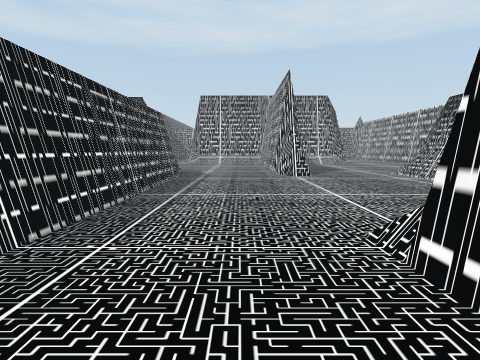
View 1 (above)

17 first-person views from a walk through a 3-D level made in the Unity game engine. The camera is 1.4 m above the floor, tilts 6° down and sees 80° across. The floor is counted in squares, 2 m on a side. Each view is taken from the middle of a square. On the plan, view 1 faces up. The plan holds only what a view shows up to about 10 squares ahead; the rest is blank. The place goes on beyond the plan. The player is left out.

View 2
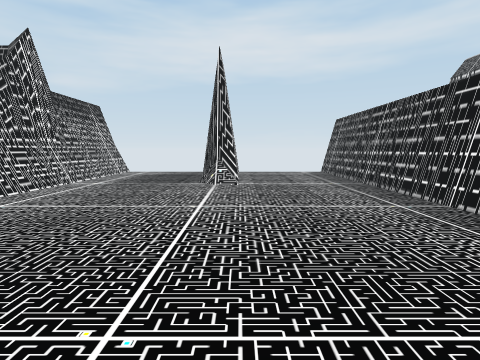

View 3
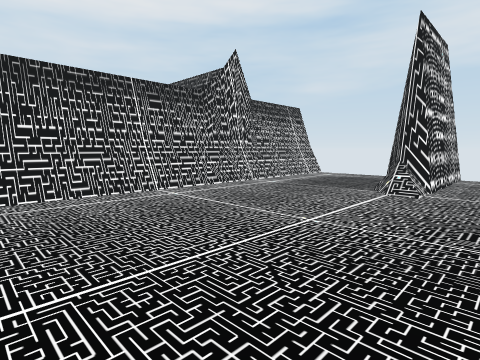

View 4
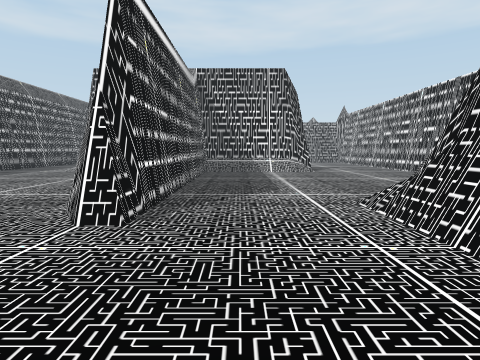

View 5
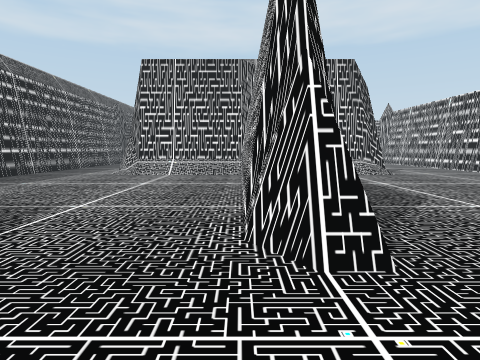

View 6
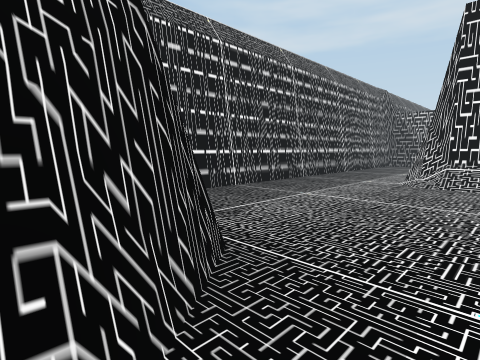

View 7
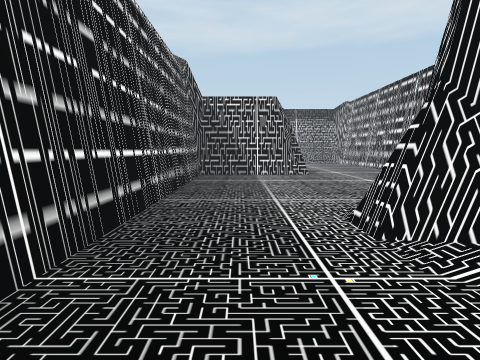

View 8
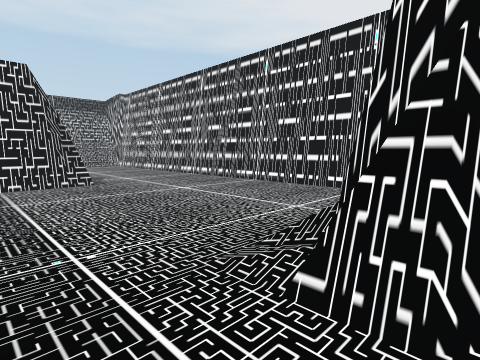

View 9
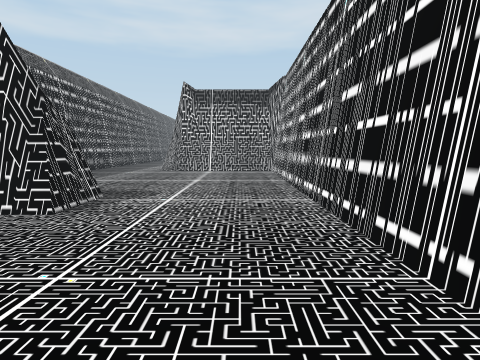

View 10
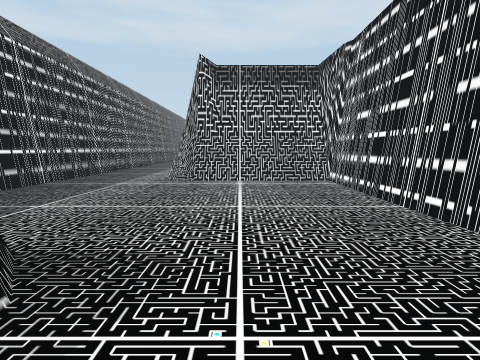

View 11
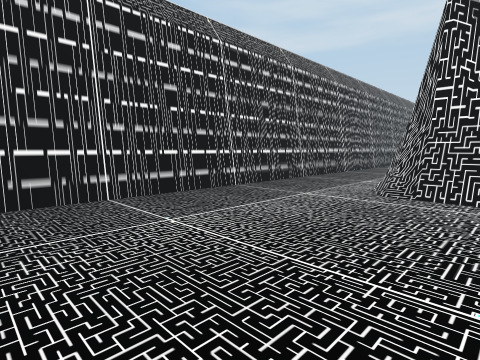

View 12
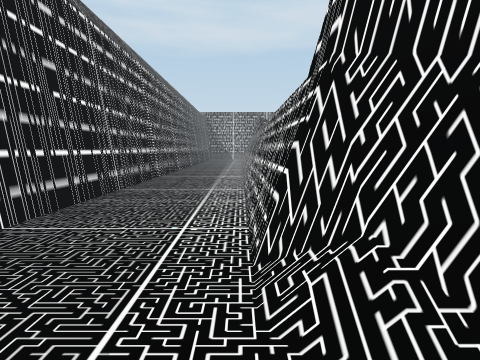

View 13
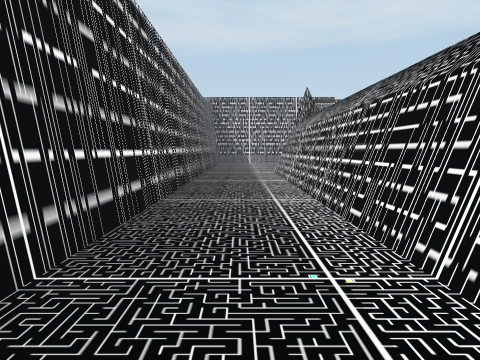

View 14
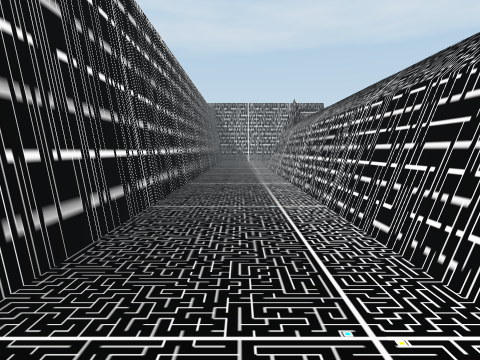

View 15
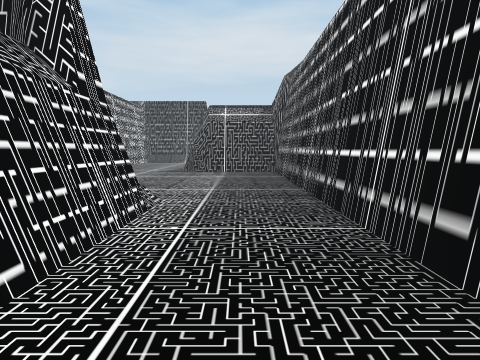

View 16
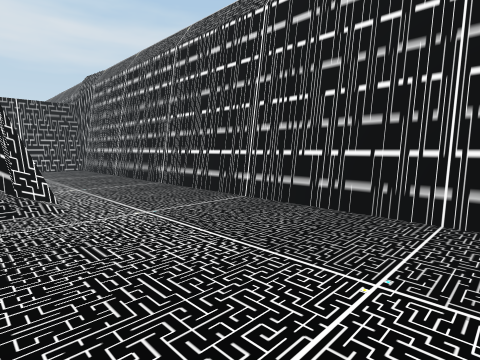

View 17
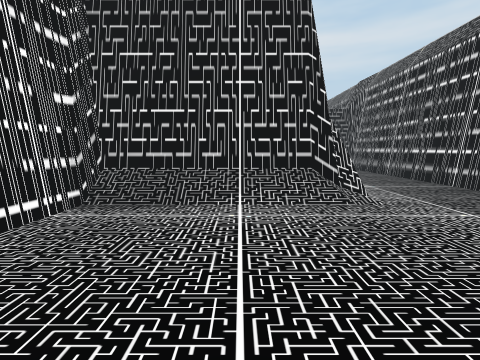

### Floor plan
Key: @ floor where view 1 was taken; # wall or solid block; x gap in a wall; . floor; / step, stairs or slope.
Columns run from 6 left of view 1 to 9 right of it. Each row starts with its distance up from view 1.
 43 #...
 42 #..#
 41 #..#
 40 #..#
 39 #..#
 38 #..#
 37 #..#
 36 #..#
 35 #..#
 34 #..#
 33 #..#
 32 #..#
 31 #..#
 30 #..#
 29 #..##
 28 #...####
 27 #......#
 26 #......#
 25 #......#
 24 #......#
 23 #......#
 22 ####...#
 21 ####...#
 20 #......#
 19 #......#
 18 #......#
 17 #......#
 16 #..////#     ..#
 15 #../########...#
 14 #...///#.......#
 13 #......#.......
 12 #......#......
 11 #......#.....
 10 #......#.....
  9 ####...##...
  8    ##...#..#
  7     #......#
  6     #......#
  5     #......#
  4     #......#
  3     #......#
  2     #..#...#
  1     #..#...#
  0     #.@#...#
 -1     #..x...x

Where each view was taken, in squares from view 1:
view 1: 0 up, 0 right, facing up
view 2: 8 up, 1 right, facing down
view 3: 7 up, 0 right, facing down-right
view 4: 5 up, 3 right, facing up
view 5: 6 up, 1 right, facing up
view 6: 8 up, 1 left, facing up-left
view 7: 13 up, 4 left, facing up
view 8: 15 up, 4 left, facing up-right
view 9: 18 up, 0 right, facing up
view 10: 21 up, 1 left, facing up
view 11: 23 up, 1 left, facing up-left
view 12: 27 up, 3 left, facing up
view 13: 33 up, 4 left, facing up
view 14: 31 up, 4 left, facing up
view 15: 32 up, 4 left, facing down
view 16: 20 up, 2 left, facing down-left
view 17: 20 up, 1 left, facing down
